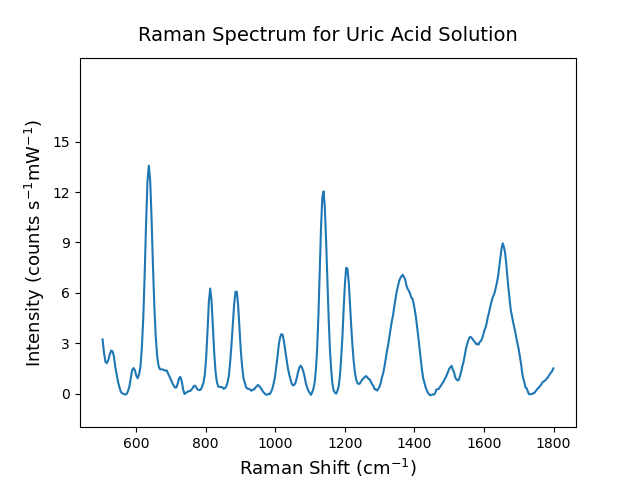

The script that saved this image:
import pandas as pd
from matplotlib import pyplot as plt
from E_SERS_UA_CRN_MSc_Thesis.ALSBaselineCorrection import *

df = pd.read_csv('../Initial_Raman/UA_200uM_2.txt',
                 header=None, names=['wave', 'intst'], skiprows=range(14), sep='\t')
df = df[(df['wave'] > 500) & (df['wave'] < 1800)]
df['intst'] = (df['intst'] - ALSBaselineCorrection(df['intst'], p=0.001)) / (7 * 22.5)

df.to_csv('../Initial_Raman/UA_sol.csv', index=False)

wave, intst = df['wave'], df['intst']

ax = plt.subplot()
plt.plot(wave, intst)
plt.ylim(-2, 20)
ax.set_title('Raman Spectrum for Uric Acid Solution', fontsize=14, pad=12)
ax.set_xlabel('Raman Shift ($\mathregular{cm^{-1}}$)', fontsize=13)
ax.set_ylabel('Intensity (counts $\mathregular{s^{-1}mW^{-1}}$)', fontsize=13)
ax.set_yticks([0, 3, 6, 9, 12, 15])
ax.set_yticklabels(['0', '3', '6', '9', '12', '15'])

plt.savefig('../Initial_Raman/UA_sol.png')
plt.show()
